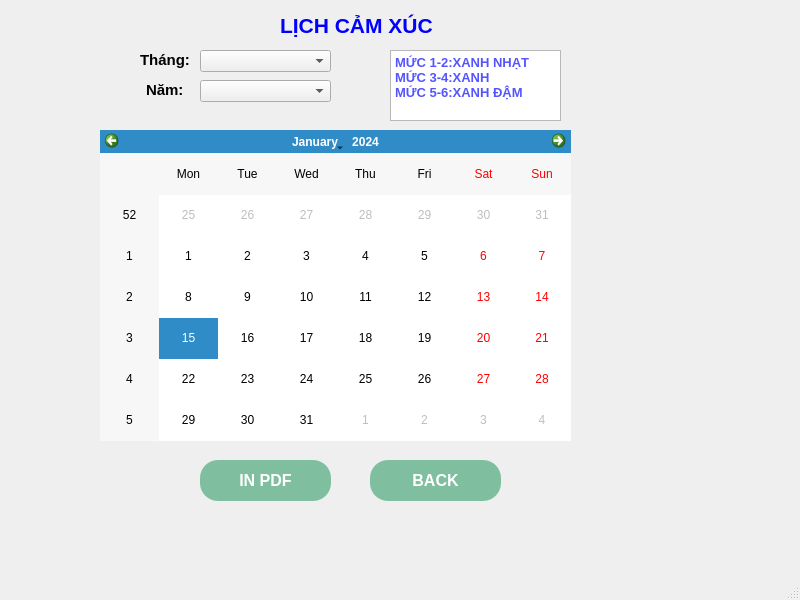
<?xml version="1.0" encoding="UTF-8"?>
<ui version="4.0">
 <class>MainWindow</class>
 <widget class="QMainWindow" name="MainWindow">
  <property name="geometry">
   <rect>
    <x>0</x>
    <y>0</y>
    <width>800</width>
    <height>600</height>
   </rect>
  </property>
  <property name="windowTitle">
   <string>MainWindow</string>
  </property>
  <widget class="QWidget" name="centralwidget">
   <widget class="QLabel" name="label">
    <property name="geometry">
     <rect>
      <x>280</x>
      <y>10</y>
      <width>191</width>
      <height>31</height>
     </rect>
    </property>
    <property name="text">
     <string>&lt;html&gt;&lt;head/&gt;&lt;body&gt;&lt;p&gt;&lt;span style=&quot; font-size:16pt; font-weight:600; color:#0000ff;&quot;&gt;LỊCH CẢM XÚC &lt;/span&gt;&lt;/p&gt;&lt;/body&gt;&lt;/html&gt;</string>
    </property>
   </widget>
   <widget class="QCalendarWidget" name="calendarWidget">
    <property name="geometry">
     <rect>
      <x>100</x>
      <y>130</y>
      <width>471</width>
      <height>311</height>
     </rect>
    </property>
   </widget>
   <widget class="QPushButton" name="pushButton">
    <property name="geometry">
     <rect>
      <x>200</x>
      <y>460</y>
      <width>131</width>
      <height>41</height>
     </rect>
    </property>
    <property name="styleSheet">
     <string notr="true">QPushButton {
    background-color: #7FBF9F;   /* xanh nhạt */
    color: white;                /* chữ trắng */
    border-radius: 18px ;         /* bo tròn */
    font-size: 16px; 
    font-weight: bold;
    padding: 10px;
    border: none;
}

QPushButton:hover {
    background-color: #5FA382;   /* xanh đậm khi rê chuột */
}

QPushButton:pressed {
    background-color: #4E8C70;   /* xanh đậm hơn khi bấm */
}</string>
    </property>
    <property name="text">
     <string>IN PDF</string>
    </property>
   </widget>
   <widget class="QPushButton" name="pushButton_2">
    <property name="geometry">
     <rect>
      <x>370</x>
      <y>460</y>
      <width>131</width>
      <height>41</height>
     </rect>
    </property>
    <property name="styleSheet">
     <string notr="true">QPushButton {
    background-color: #7FBF9F;   /* xanh nhạt */
    color: white;                /* chữ trắng */
    border-radius: 18px ;         /* bo tròn */
    font-size: 16px; 
    font-weight: bold;
    padding: 10px;
    border: none;
}

QPushButton:hover {
    background-color: #5FA382;   /* xanh đậm khi rê chuột */
}

QPushButton:pressed {
    background-color: #4E8C70;   /* xanh đậm hơn khi bấm */
}</string>
    </property>
    <property name="text">
     <string>BACK</string>
    </property>
   </widget>
   <widget class="QComboBox" name="comboBox">
    <property name="geometry">
     <rect>
      <x>200</x>
      <y>50</y>
      <width>131</width>
      <height>22</height>
     </rect>
    </property>
   </widget>
   <widget class="QComboBox" name="comboBox_2">
    <property name="geometry">
     <rect>
      <x>200</x>
      <y>80</y>
      <width>131</width>
      <height>22</height>
     </rect>
    </property>
   </widget>
   <widget class="QLabel" name="label_2">
    <property name="geometry">
     <rect>
      <x>140</x>
      <y>50</y>
      <width>51</width>
      <height>21</height>
     </rect>
    </property>
    <property name="text">
     <string>&lt;html&gt;&lt;head/&gt;&lt;body&gt;&lt;p&gt;&lt;span style=&quot; font-size:11pt; font-weight:600;&quot;&gt;Tháng:&lt;/span&gt;&lt;/p&gt;&lt;/body&gt;&lt;/html&gt;</string>
    </property>
   </widget>
   <widget class="QLabel" name="label_3">
    <property name="geometry">
     <rect>
      <x>146</x>
      <y>80</y>
      <width>51</width>
      <height>21</height>
     </rect>
    </property>
    <property name="text">
     <string>&lt;html&gt;&lt;head/&gt;&lt;body&gt;&lt;p&gt;&lt;span style=&quot; font-size:11pt; font-weight:600;&quot;&gt;Năm:&lt;/span&gt;&lt;/p&gt;&lt;/body&gt;&lt;/html&gt;</string>
    </property>
   </widget>
   <widget class="QTextEdit" name="textEdit">
    <property name="geometry">
     <rect>
      <x>390</x>
      <y>50</y>
      <width>171</width>
      <height>71</height>
     </rect>
    </property>
    <property name="html">
     <string>&lt;!DOCTYPE HTML PUBLIC &quot;-//W3C//DTD HTML 4.0//EN&quot; &quot;http://www.w3.org/TR/REC-html40/strict.dtd&quot;&gt;
&lt;html&gt;&lt;head&gt;&lt;meta name=&quot;qrichtext&quot; content=&quot;1&quot; /&gt;&lt;style type=&quot;text/css&quot;&gt;
p, li { white-space: pre-wrap; }
&lt;/style&gt;&lt;/head&gt;&lt;body style=&quot; font-family:'MS Shell Dlg 2'; font-size:8.25pt; font-weight:400; font-style:normal;&quot;&gt;
&lt;p style=&quot; margin-top:0px; margin-bottom:0px; margin-left:0px; margin-right:0px; -qt-block-indent:0; text-indent:0px;&quot;&gt;&lt;span style=&quot; font-size:10pt; font-weight:600; color:#5555ff;&quot;&gt;MỨC 1-2:XANH NHẠT&lt;/span&gt;&lt;/p&gt;
&lt;p style=&quot; margin-top:0px; margin-bottom:0px; margin-left:0px; margin-right:0px; -qt-block-indent:0; text-indent:0px;&quot;&gt;&lt;span style=&quot; font-size:10pt; font-weight:600; color:#5555ff;&quot;&gt;MỨC 3-4:XANH &lt;/span&gt;&lt;/p&gt;
&lt;p style=&quot; margin-top:0px; margin-bottom:0px; margin-left:0px; margin-right:0px; -qt-block-indent:0; text-indent:0px;&quot;&gt;&lt;span style=&quot; font-size:10pt; font-weight:600; color:#5555ff;&quot;&gt;MỨC 5-6:XANH ĐẬM&lt;/span&gt;&lt;/p&gt;&lt;/body&gt;&lt;/html&gt;</string>
    </property>
   </widget>
  </widget>
  <widget class="QMenuBar" name="menubar">
   <property name="geometry">
    <rect>
     <x>0</x>
     <y>0</y>
     <width>800</width>
     <height>21</height>
    </rect>
   </property>
  </widget>
  <widget class="QStatusBar" name="statusbar"/>
 </widget>
 <resources/>
 <connections/>
</ui>
